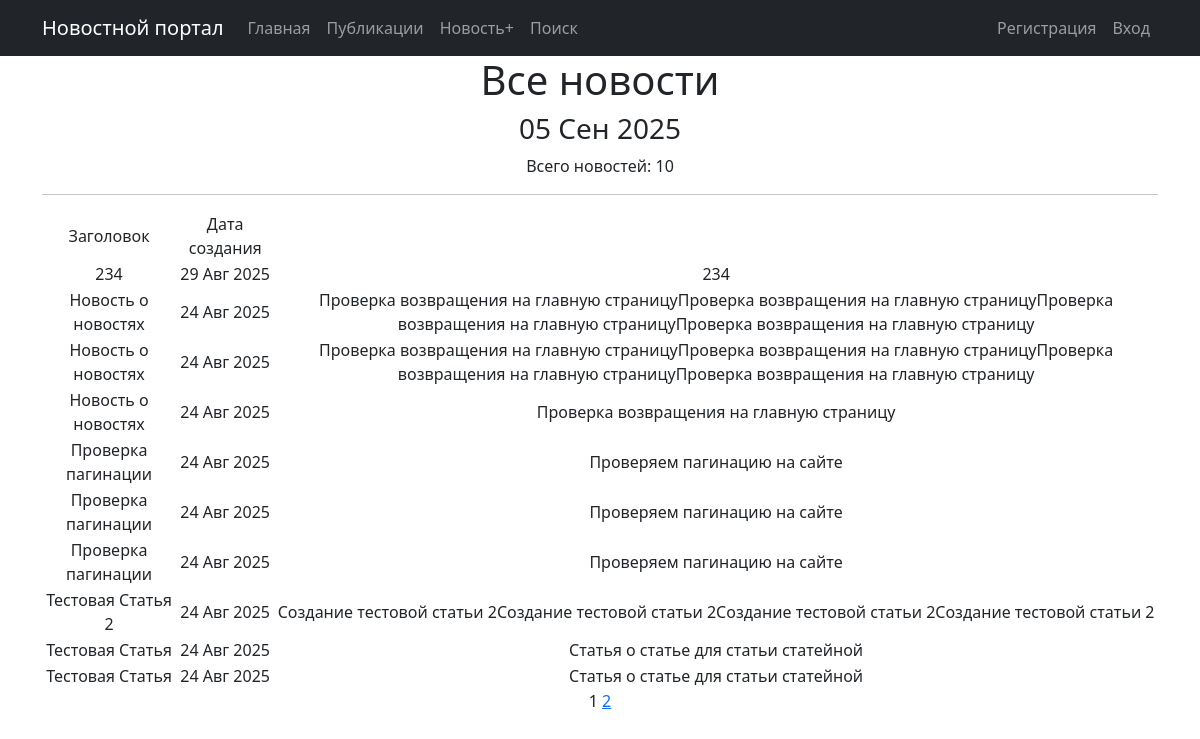
Page /post/ on the earlier database version.
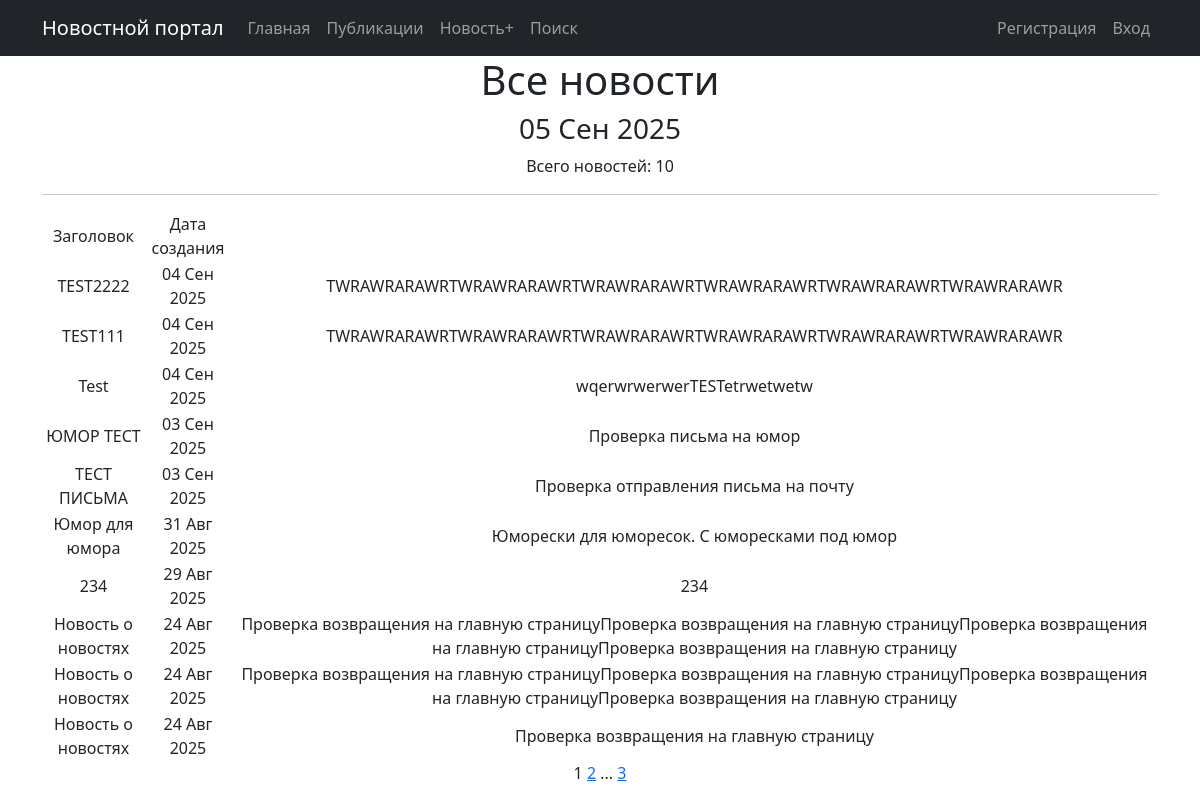
Same page on the later database version.
### news/models.py (models this page shows, shortened)
class Post(models.Model):
    NEWS = 'NW'
    ARTICLE = 'AR'
    POST_TYPE_CHOICES = [(NEWS, 'Новость'),(ARTICLE, 'Статья')]
    author = models.ForeignKey(Author, on_delete=models.CASCADE, related_name="posts")
    created_at = models.DateTimeField(auto_now_add=True)
    categories = models.ManyToManyField("Category", through='PostCategory')
    title = models.CharField(max_length=255)
    post_type = models.CharField(max_length=2, choices=POST_TYPE_CHOICES)
    content = models.TextField()
    rating = models.IntegerField(default= 0)

### news/views.py (the view)
# urls.py: path('', NewsList.as_view(), name= 'post_list'),
class NewsList(ListView):
    model = Post
    ordering = '-created_at'
    template_name = 'posts.html'
    context_object_name = 'posts'
    paginate_by = 10
    def get_queryset(self):
        queryset = super().get_queryset()
        self.filterset = PostsFilter(self.request.GET, queryset)
        return self.filterset.qs
    def get_context_data(self, **kwargs):
        context = super().get_context_data(**kwargs)
        context['time_now'] = datetime.utcnow()
        context['next_news'] = None
        context['filterset'] = self.filterset
        return context

### news/templatetags/custom_tags.py (called while the page is built)
@register.simple_tag(takes_context=True)
def url_replace(context, **kwargs):
   d = context['request'].GET.copy()
   for k, v in kwargs.items():
       d[k] = v
   return d.urlencode()

### templates/posts.html (shortened to what this page needs)
{% extends 'flatpages/default.html' %}
{% load custom_filters %}
{% load custom_tags %}
{% block content %}
    <h1>Все новости</h1>
    <h3>{{ time_now|date:'d M Y' }}</h3>
    <p> Всего новостей: {{posts|length}} </p>
    <hr>
        {% if posts%}
            <table>
                <tr>
                    <td>Заголовок</td>
                    <td>Дата создания</td>
                </tr>
                {% for post in posts%}
                <tr>
                    <td>{{ post.title }}</td>
                    <td>{{ post.created_at|date:"d M Y" }}</td>
                    <td>{{ post.content|truncatewords:20 }}</td>
                </tr>
                {% endfor %}
            </table>
        {%else%}
            <h2>Новостей нет!</h2>
        {%endif%}
   {{ page_obj.number }}
   {% if page_obj.has_next %}
       <a href="?{% url_replace page=page_obj.next_page_number %}">{{ page_obj.next_page_number }}</a>
       {% if paginator.num_pages != page_obj.next_page_number %}
           ...
           <a href="?{% url_replace page=page_obj.paginator.num_pages %}">{{ page_obj.paginator.num_pages }}</a>
       {% endif %}
   {% endif %}
{% endblock content %}

Differences in the rows shown:
no longer on this page (row unchanged): Post: title "Проверка пагинации", created_at "24 Авг 2025", content "Проверяем пагинацию на сайте"
no longer on this page (row unchanged): Post: title "Проверка пагинации", created_at "24 Авг 2025", content "Проверяем пагинацию на сайте"
no longer on this page (row unchanged): Post: title "Проверка пагинации", created_at "24 Авг 2025", content "Проверяем пагинацию на сайте"
no longer on this page (row unchanged): Post: title "Тестовая Статья 2", created_at "24 Авг 2025", content "Создание тестовой статьи 2Создание тестовой статьи 2Создание тестовой статьи 2Создание тестовой статьи 2"
no longer on this page (row unchanged): Post: title "Тестовая Статья", created_at "24 Авг 2025", content "Статья о статье для статьи статейной"
no longer on this page (row unchanged): Post: title "Тестовая Статья", created_at "24 Авг 2025", content "Статья о статье для статьи статейной"
added Post: title "TEST2222", created_at "04 Сен 2025", content "TWRAWRARAWRTWRAWRARAWRTWRAWRARAWRTWRAWRARAWRTWRAWRARAWRTWRAWRARAWR"
added Post: title "TEST111", created_at "04 Сен 2025", content "TWRAWRARAWRTWRAWRARAWRTWRAWRARAWRTWRAWRARAWRTWRAWRARAWRTWRAWRARAWR"
added Post: title "Test", created_at "04 Сен 2025", content "wqerwrwerwerTESTetrwetwetw"
added Post: title "ЮМОР ТЕСТ", created_at "03 Сен 2025", content "Проверка письма на юмор"
added Post: title "ТЕСТ ПИСЬМА", created_at "03 Сен 2025", content "Проверка отправления письма на почту"
added Post: title "Юмор для юмора", created_at "31 Авг 2025", content "Юморески для юморесок. С юморесками под юмор"
Other differences:
{{ page_obj.paginator.num_pages }}: (not shown) → "3"
